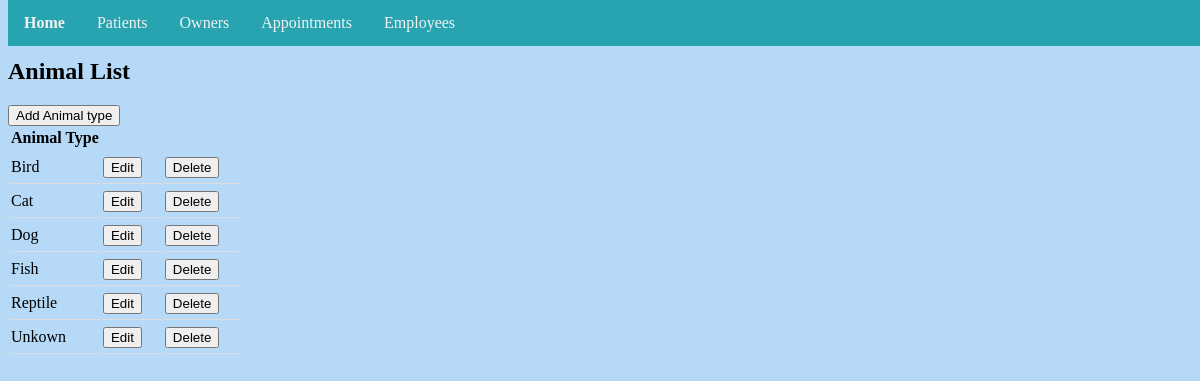
The page /patient/animal/list/ on the database its author committed.
### patient/models.py (models this page shows, shortened)
class Animal(models.Model):
    animal_type = models.CharField(max_length=200, default='Unkown')
    class Meta:
        ordering = ['animal_type']

### patient/views.py (the view)
# urls.py: path('animal/list/', views.AnimalList.as_view(), name='animallist'),
class AnimalList(ListView):
    model = Animal
    template_name = 'animal_list.html'

### templates/animal_list.html (shortened to what this page needs)
{% extends './base.html' %}
{% block content %}
<h2>Animal List</h2>
<a href="{% url 'patient:animalcreate' %}"><button class"btn">Add Animal type</button></a>
<table id="animals">
  <tr>
    <th>Animal Type</th>
    <th> </th>
    <th> </th>
  </tr>
    {% for animal in animal_list %}
  <tr>
    <td>{{ animal.animal_type }}</td>
    <td><a href="{% url 'patient:animalupdate' animal.id %}"><button>Edit</button></a></td>
    <td><a href="{% url 'patient:animaldelete' animal.id %}"><button>Delete</button></a></td>
  </tr>
  {% endfor %}
</table>
{% endblock %}

### static/css/style.css (style rules this page uses)
body { background-image: url("images/background.jpg"); background-repeat: no-repeat; background-color: #b5d9f6; background-position: center; background-size: cover; padding-top: 30px; height: 2000px; }
.owners th, td { text-align: left; padding-right: 20px; padding-top: 5px; padding-bottom: 5px; border-bottom: 1px solid #ddd; }

### rows shown on the page
Animal: animal_type "Bird"
Animal: animal_type "Cat"
Animal: animal_type "Dog"
Animal: animal_type "Fish"
Animal: animal_type "Reptile"
Animal: animal_type "Unkown"
